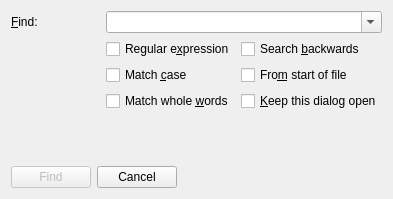
<?xml version="1.0" encoding="UTF-8"?>
<ui version="4.0">
 <class>FindDialog</class>
 <widget class="QDialog" name="FindDialog">
  <property name="windowModality">
   <enum>Qt::NonModal</enum>
  </property>
  <property name="geometry">
   <rect>
    <x>0</x>
    <y>0</y>
    <width>393</width>
    <height>199</height>
   </rect>
  </property>
  <property name="windowTitle">
   <string>Find</string>
  </property>
  <property name="modal">
   <bool>false</bool>
  </property>
  <layout class="QVBoxLayout" name="verticalLayout_2">
   <item>
    <layout class="QVBoxLayout" name="verticalLayout">
     <item>
      <layout class="QGridLayout" name="gridLayout_2">
       <item row="0" column="0">
        <widget class="QLabel" name="findLabel">
         <property name="text">
          <string>&amp;Find:  </string>
         </property>
         <property name="buddy">
          <cstring>findEdit</cstring>
         </property>
        </widget>
       </item>
       <item row="1" column="0">
        <spacer name="spacer">
         <property name="orientation">
          <enum>Qt::Vertical</enum>
         </property>
         <property name="sizeHint" stdset="0">
          <size>
           <width>20</width>
           <height>40</height>
          </size>
         </property>
        </spacer>
       </item>
       <item row="1" column="1">
        <layout class="QGridLayout" name="gridLayout">
         <item row="0" column="0">
          <widget class="QCheckBox" name="reCheckBox">
           <property name="text">
            <string>Regular e&amp;xpression</string>
           </property>
          </widget>
         </item>
         <item row="0" column="1">
          <widget class="QCheckBox" name="backCheckBox">
           <property name="text">
            <string>Search &amp;backwards</string>
           </property>
          </widget>
         </item>
         <item row="1" column="0">
          <widget class="QCheckBox" name="caseCheckBox">
           <property name="text">
            <string>Match &amp;case</string>
           </property>
          </widget>
         </item>
         <item row="1" column="1">
          <widget class="QCheckBox" name="startCheckBox">
           <property name="text">
            <string>Fro&amp;m start of file</string>
           </property>
          </widget>
         </item>
         <item row="2" column="0">
          <widget class="QCheckBox" name="wordCheckBox">
           <property name="text">
            <string>Match whole &amp;words</string>
           </property>
          </widget>
         </item>
         <item row="2" column="1">
          <widget class="QCheckBox" name="keepCheckBox">
           <property name="text">
            <string>&amp;Keep this dialog open</string>
           </property>
          </widget>
         </item>
        </layout>
       </item>
       <item row="2" column="1">
        <spacer name="verticalSpacer">
         <property name="orientation">
          <enum>Qt::Vertical</enum>
         </property>
         <property name="sizeHint" stdset="0">
          <size>
           <width>20</width>
           <height>5</height>
          </size>
         </property>
        </spacer>
       </item>
       <item row="0" column="1">
        <widget class="QComboBox" name="findEdit">
         <property name="editable">
          <bool>true</bool>
         </property>
         <property name="insertPolicy">
          <enum>QComboBox::NoInsert</enum>
         </property>
        </widget>
       </item>
      </layout>
     </item>
     <item>
      <layout class="QHBoxLayout" name="horizontalLayout">
       <item>
        <widget class="QPushButton" name="findButton">
         <property name="enabled">
          <bool>false</bool>
         </property>
         <property name="text">
          <string>Find</string>
         </property>
         <property name="autoDefault">
          <bool>false</bool>
         </property>
         <property name="default">
          <bool>true</bool>
         </property>
        </widget>
       </item>
       <item>
        <widget class="QPushButton" name="cancelButton">
         <property name="text">
          <string>Cancel</string>
         </property>
        </widget>
       </item>
       <item>
        <spacer name="horizontalSpacer">
         <property name="orientation">
          <enum>Qt::Horizontal</enum>
         </property>
         <property name="sizeHint" stdset="0">
          <size>
           <width>40</width>
           <height>20</height>
          </size>
         </property>
        </spacer>
       </item>
      </layout>
     </item>
    </layout>
   </item>
  </layout>
 </widget>
 <tabstops>
  <tabstop>findEdit</tabstop>
  <tabstop>reCheckBox</tabstop>
  <tabstop>caseCheckBox</tabstop>
  <tabstop>wordCheckBox</tabstop>
  <tabstop>backCheckBox</tabstop>
  <tabstop>startCheckBox</tabstop>
  <tabstop>keepCheckBox</tabstop>
  <tabstop>findButton</tabstop>
  <tabstop>cancelButton</tabstop>
 </tabstops>
 <resources/>
 <connections/>
</ui>
